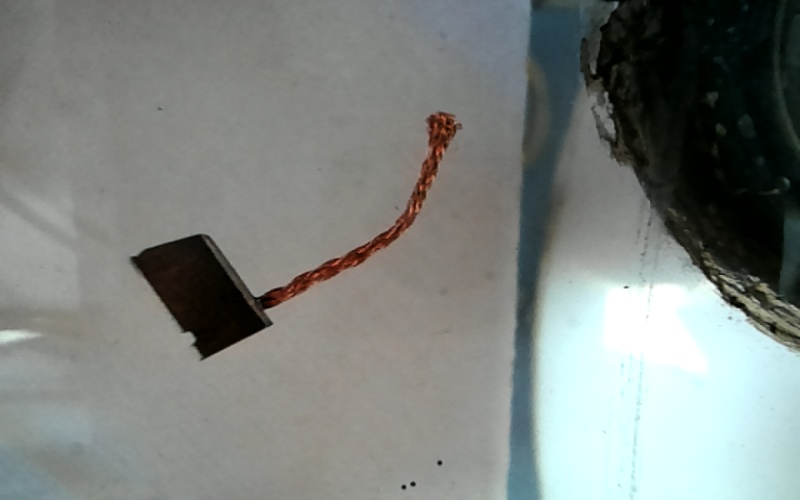
#> input picture snapshots/snapshot_1728449057.jpg, 800 x 500 px
$ python cv_thresholds.py
#> lines starting #> are read from the running program, lines starting #| are printed output that depends on the picture; after the words box and inside, x2 and y2 are one past the last pixel; in counts of white or black regions, pixels touching at a corner belong together
import cv2
import numpy as np

# Load the image
frame = cv2.imread("snapshots/snapshot_1728449057.jpg")
#> frame is the input picture: shape (500, 800, 3); mean B, G, R 127, 130.7, 125.5
framea = frame[:, 0:500]
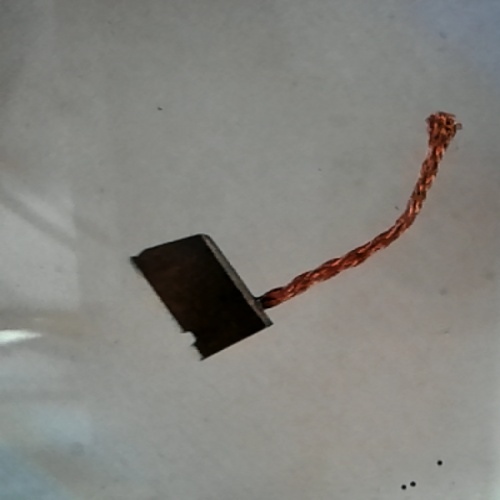
#> framea: shape (500, 500, 3); mean B, G, R 127.2, 132, 132.6

# Convert the image to HSV
hsv_image = cv2.cvtColor(framea, cv2.COLOR_BGR2HSV)
#> hsv_image: shape (500, 500, 3); mean H, S, V 37.7, 21.8, 134.5

# Initial HSV threshold values for each window
hsv_values = [
    {'hue_min': 0, 'hue_max': 180, 'sat_min': 0, 'sat_max': 255, 'val_min': 0, 'val_max': 255},
    {'hue_min': 0, 'hue_max': 180, 'sat_min': 0, 'sat_max': 255, 'val_min': 0, 'val_max': 255},
    {'hue_min': 0, 'hue_max': 180, 'sat_min': 0, 'sat_max': 255, 'val_min': 0, 'val_max': 255}
]

# Create windows for three simultaneous displays
window_names = ['HSV Adjuster 1', 'HSV Adjuster 2', 'HSV Adjuster 3']
for i in range(3):
    cv2.namedWindow(window_names[i])

# Function to do nothing (placeholder for trackbar callbacks)
def nothing(x):
    pass

# Create trackbars for each window
for i in range(3):
    cv2.createTrackbar('Hue Min', window_names[i], hsv_values[i]['hue_min'], 179, nothing)
    cv2.createTrackbar('Hue Max', window_names[i], hsv_values[i]['hue_max'], 179, nothing)
    cv2.createTrackbar('Sat Min', window_names[i], hsv_values[i]['sat_min'], 255, nothing)
    cv2.createTrackbar('Sat Max', window_names[i], hsv_values[i]['sat_max'], 255, nothing)
    cv2.createTrackbar('Val Min', window_names[i], hsv_values[i]['val_min'], 255, nothing)
    cv2.createTrackbar('Val Max', window_names[i], hsv_values[i]['val_max'], 255, nothing)

# Function to apply HSV threshold and return the masked image for each window
def apply_threshold(hsv):
    lower_hsv = np.array([hsv['hue_min'], hsv['sat_min'], hsv['val_min']])
    upper_hsv = np.array([hsv['hue_max'], hsv['sat_max'], hsv['val_max']])

    # Apply threshold to isolate colors in the range
    mask = cv2.inRange(hsv_image, lower_hsv, upper_hsv)
#> mask: shape (500, 500); every value is 255

    # Apply the mask to the image
    result = cv2.bitwise_and(framea, framea, mask=mask)

    # Find contours
    contours, _ = cv2.findContours(mask, cv2.RETR_EXTERNAL, cv2.CHAIN_APPROX_SIMPLE)
#> contours = [[[0, 0], [0, 499], [499, 499], [499, 0]]]

    # Draw contours and bounding boxes with the area
    for cnt in contours:
        area = cv2.contourArea(cnt)
        x, y, w, h = cv2.boundingRect(cnt)
        if area > 5000:  # Filter based on the area threshold
            cv2.rectangle(result, (x, y), (x + w, y + h), (255, 0, 0), 2)
            cv2.putText(result, f"Area: {int(area)}", (x, y - 10), cv2.FONT_HERSHEY_SIMPLEX, 0.5, (255, 0, 0), 1)
#> this loop made 1 pass
#> (cnt, area, x, y, w, h) on pass 1: ([[0, 0], [0, 499], [499, 499], [499, 0]], 249001, 0, 0, 500, 500)
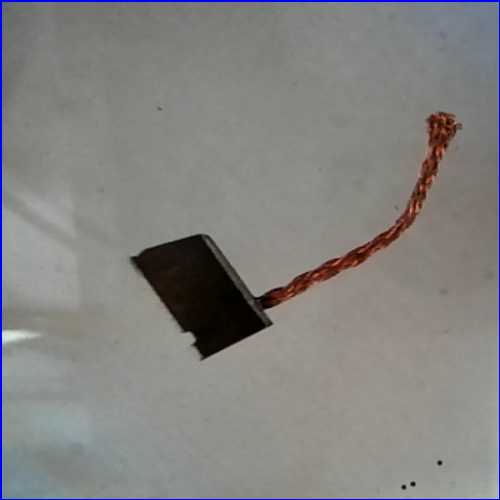
#> result: shape (500, 500, 3); 1.2% of pixels changed, all inside (x1, y1, x2, y2) = (0, 0, 500, 500)

    return result

# Main loop
while True:
    # Loop through each window
    for i in range(3):
        # Get current positions of all trackbars
        hsv_values[i]['hue_min'] = cv2.getTrackbarPos('Hue Min', window_names[i])
        hsv_values[i]['hue_max'] = cv2.getTrackbarPos('Hue Max', window_names[i])
        hsv_values[i]['sat_min'] = cv2.getTrackbarPos('Sat Min', window_names[i])
        hsv_values[i]['sat_max'] = cv2.getTrackbarPos('Sat Max', window_names[i])
        hsv_values[i]['val_min'] = cv2.getTrackbarPos('Val Min', window_names[i])
        hsv_values[i]['val_max'] = cv2.getTrackbarPos('Val Max', window_names[i])

        # Apply the thresholding and get the masked image
        threshold_image = apply_threshold(hsv_values[i])

        # Show the result in the respective window
        cv2.imshow(window_names[i], threshold_image)

    # Exit the loop when 'q' is pressed
    if cv2.waitKey(1) & 0xFF == ord('q'):
#> (key q is pressed here)
        break

# Release resources and close all windows
cv2.destroyAllWindows()

$ run again, with snapshots/snapshot_1728449048.jpg copied over snapshots/snapshot_1728449057.jpg
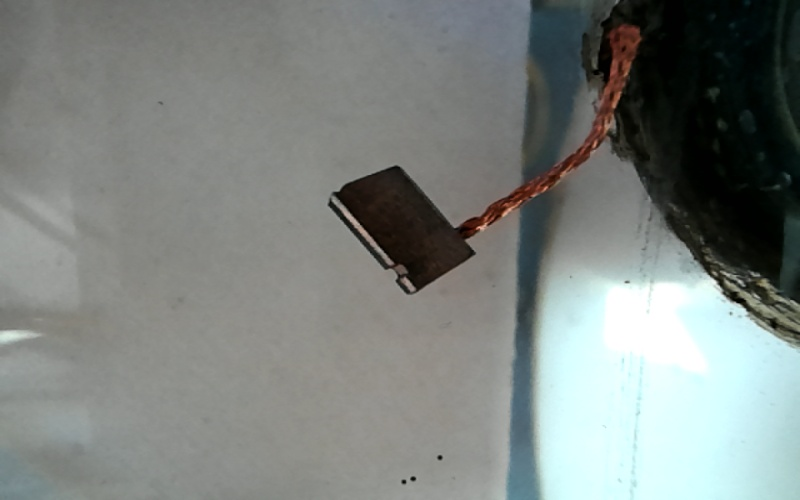
#> input picture snapshots/snapshot_1728449048.jpg, 800 x 500 px
#> frame is the input picture: shape (500, 800, 3); mean B, G, R 127.7, 130.9, 125.3
#> `framea = frame[:, 0:500]`:
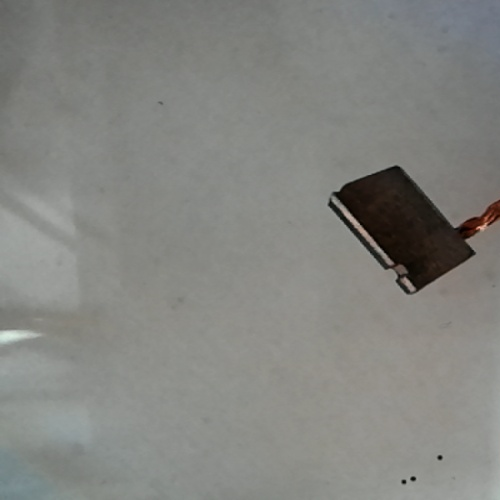
#> framea: shape (500, 500, 3); mean B, G, R 128.3, 132.4, 131.7
#> hsv_image: shape (500, 500, 3); mean H, S, V 41.6, 14.1, 133.5
#> mask: shape (500, 500); every value is 255
#> contours = [[[0, 0], [0, 499], [499, 499], [499, 0]]]
#> the loop in apply_threshold, `for cnt in contours:` made 1 pass
#> (cnt, area, x, y, w, h) on pass 1: ([[0, 0], [0, 499], [499, 499], [499, 0]], 249001, 0, 0, 500, 500)
#> after the loop in apply_threshold, `for cnt in contours:`:
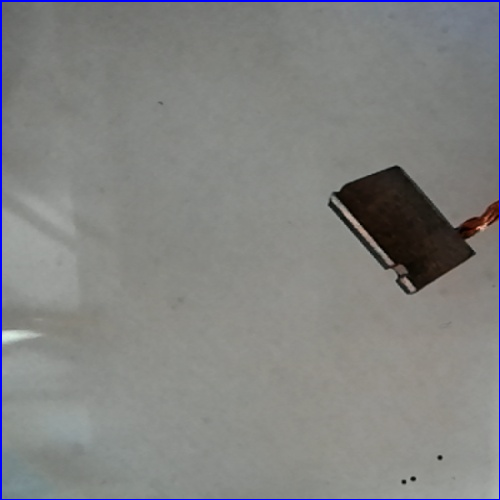
#> result: shape (500, 500, 3); 1.2% of pixels changed, all inside (x1, y1, x2, y2) = (0, 0, 500, 500)

$ run again, with snapshots/snapshot_1728449082.jpg copied over snapshots/snapshot_1728449057.jpg
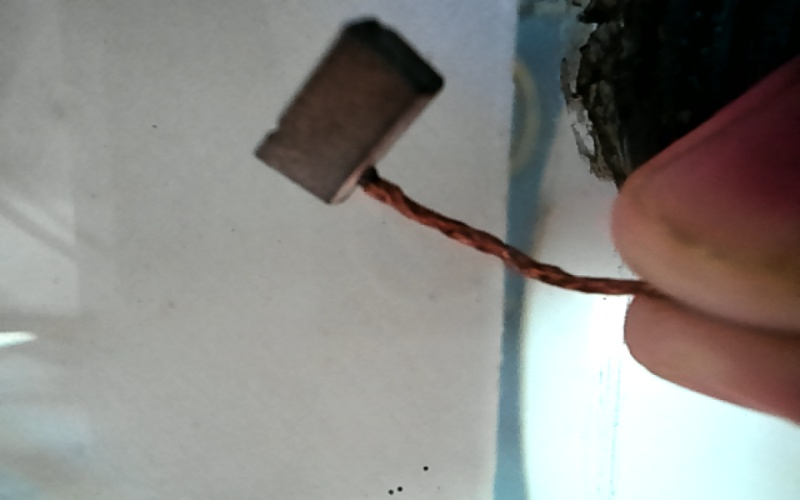
#> input picture snapshots/snapshot_1728449082.jpg, 800 x 500 px
#> frame is the input picture: shape (500, 800, 3); mean B, G, R 131.4, 134.9, 136.7
#> `framea = frame[:, 0:500]`:
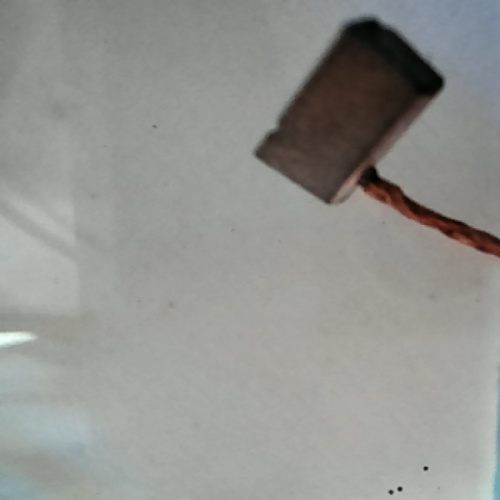
#> framea: shape (500, 500, 3); mean B, G, R 144.3, 148, 147.3
#> hsv_image: shape (500, 500, 3); mean H, S, V 44.1, 16.9, 150.1
#> mask: shape (500, 500); every value is 255
#> contours = [[[0, 0], [0, 499], [499, 499], [499, 0]]]
#> the loop in apply_threshold, `for cnt in contours:` made 1 pass
#> (cnt, area, x, y, w, h) on pass 1: ([[0, 0], [0, 499], [499, 499], [499, 0]], 249001, 0, 0, 500, 500)
#> after the loop in apply_threshold, `for cnt in contours:`:
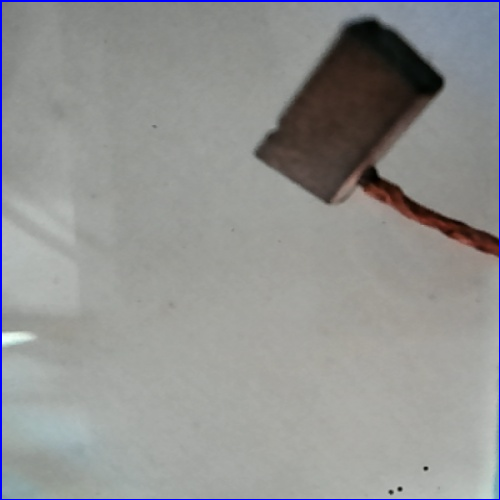
#> result: shape (500, 500, 3); 1.2% of pixels changed, all inside (x1, y1, x2, y2) = (0, 0, 500, 500)
